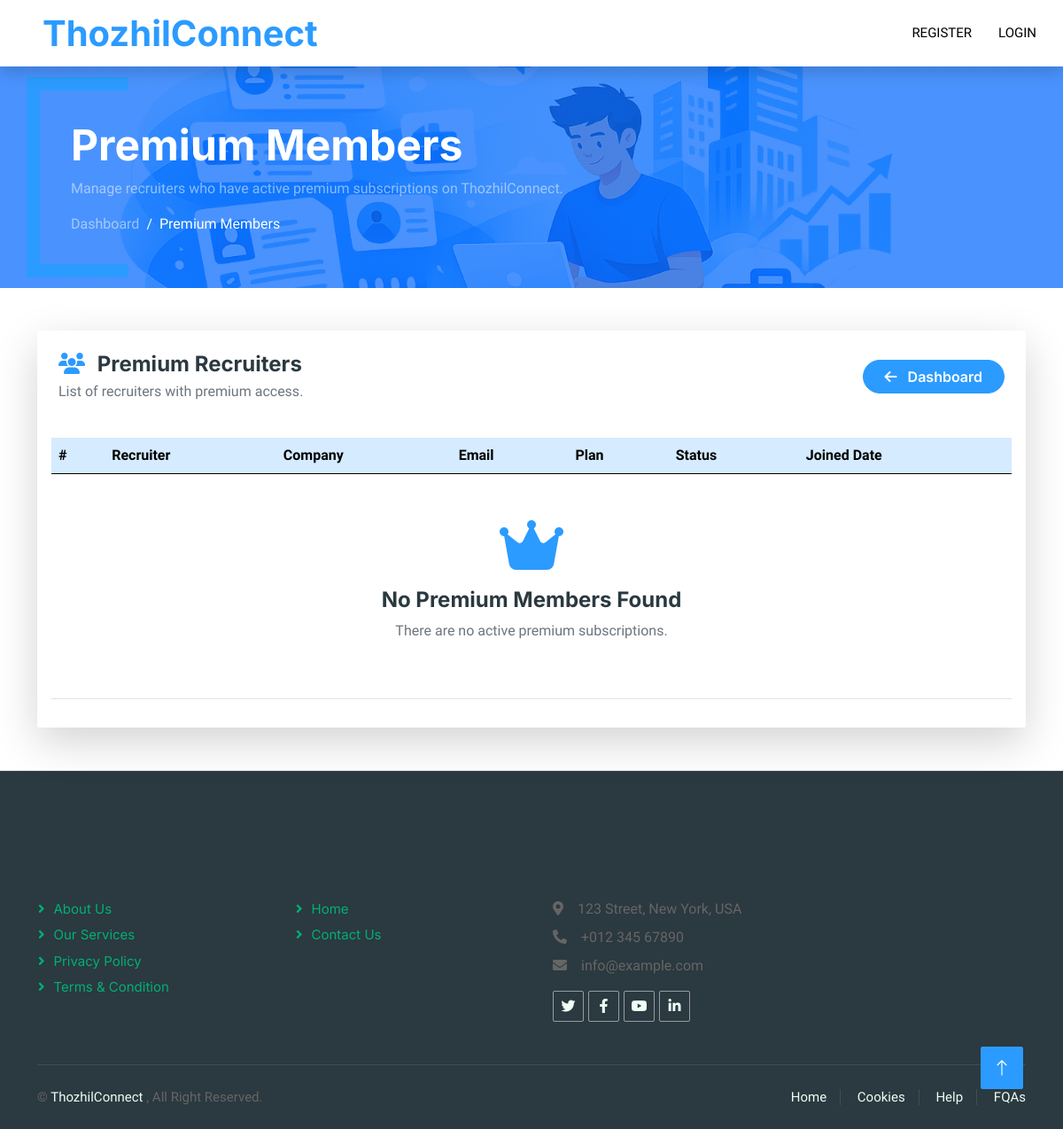
Page /adminpanel/premium on the earlier database version.
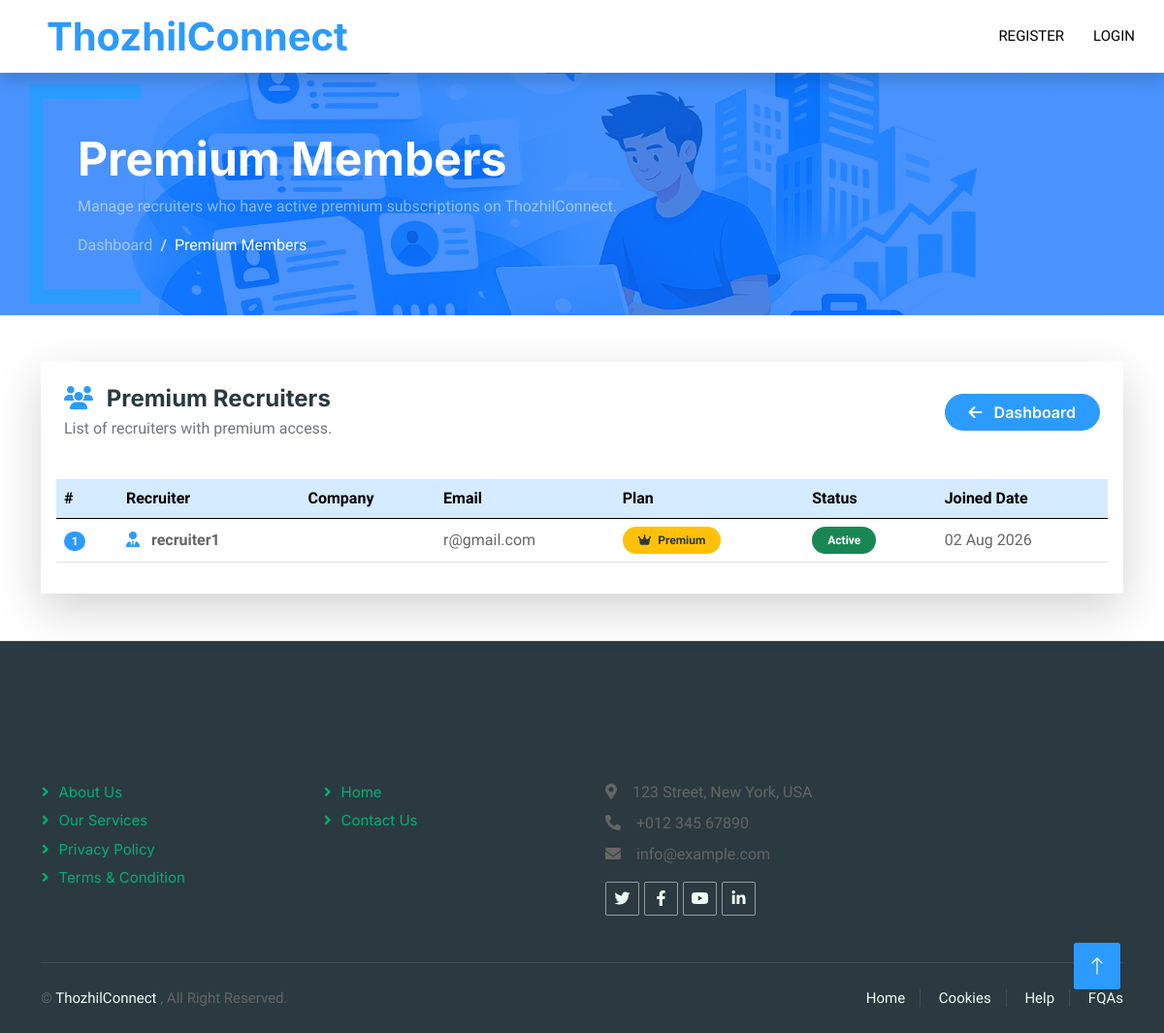
Same page on the later database version.
### account/models.py (models this page shows, shortened)
class RecruiterProfile(models.Model):
    user = models.OneToOneField(CustomUser,on_delete=models.CASCADE)
    company_name = models.CharField(max_length=100)
    company_website = models.URLField(blank=True)
    company_logo = models.ImageField(upload_to='company_logo/',blank=True,null=True)
    is_premium = models.BooleanField(default=False)
    PLAN_CHOICE = (('free','Free'),
                   ('monthly','Monthly'),
                   ('yearly','Yearly'))
    premium_plan = models.CharField(max_length=20,choices=PLAN_CHOICE,default='free')
    premium_start = models.DateTimeField(null=True,blank=True)
    premium_end = models.DateTimeField(null=True,blank=True)

class CustomUser(AbstractUser):
    user_types = (
        ('candidate', 'Candidate'),
        ('recruiter', 'Recruiter'),
    )
    user_type = models.CharField(max_length=20,choices=user_types)

### adminpanel/views.py (the view)
# urls.py: path('premium',views.PremiumMembers.as_view(),name="premium_members")
class PremiumMembers(View):
    def get(self,request):
        premium = RecruiterProfile.objects.filter(is_premium=True)
        context = {'premium':premium}
        return render(request,'adminpanel/premium_members.html',context)

### templates/adminpanel/premium_members.html (shortened to what the changed rows need)
{% extends 'base.html' %}
{% block content %}
<div class="container-fluid page-header mb-5">
    <div class="container py-5">
        <h1 class="display-5 text-white fw-bold">
            Premium Members
        </h1>
    </div>
</div>
<div class="container mb-5">
    <div class="card border-0 shadow-lg rounded-4">
        <div class="card-body">
            <div class="table-responsive">
                <table class="table table-hover align-middle">
                    <thead class="table-secondary">
                        <tr>
                            <th>#</th>
                            <th>
                                Recruiter
                            </th>
                            <th>
                                Company
                            </th>
                            <th>
                                Email
                            </th>
                            <th>
                                Plan
                            </th>
                            <th>
                                Status
                            </th>
                            <th>
                                Joined Date
                            </th>
                        </tr>
                    </thead>
                    <tbody>
                    {% for member in premium %}
                    <tr>
                        <td>
                            <span class="badge bg-secondary rounded-pill">
                                {{ forloop.counter }}
                            </span>
                        </td>
                        <td>
                            <strong>
                                <i class="fa-solid fa-user-tie text-secondary me-2"></i>
                                {{ member.user.username }}
                            </strong>
                        </td>
                        <td>
                        </td>
                        <td>
                            {{ member.user.email }}
                        </td>
                        <td>
                            <span class="badge bg-warning text-dark rounded-pill px-3 py-2">
                                <i class="fa-solid fa-crown me-1"></i>
                                Premium
                            </span>
                        </td>
                        <td>
                            <span class="badge bg-success rounded-pill px-3 py-2">
                                Active
                            </span>
                        </td>
                        <td>
                            {{ member.user.date_joined|date:"d M Y" }}
                        </td>
                    </tr>
                    {% empty %}
                    <tr>
                        <td colspan="7" class="text-center py-5">
                            <i class="fa-solid fa-crown fa-4x text-secondary mb-3"></i>
                            <h4 class="fw-bold">
                                No Premium Members Found
                            </h4>
                            <p class="text-muted">
                                There are no active premium subscriptions.
                            </p>
                        </td>
                    </tr>
                    {% endfor %}
                    </tbody>
                </table>
            </div>
        </div>
    </div>
</div>
{% endblock %}

Differences in the rows shown:
now on this page (row edited): RecruiterProfile: user.username "recruiter1", user.email "r@gmail.com", user.date_joined "02 Aug 2026"
Other differences:
text no longer shown: "No Premium Members Found There are no active premium subscriptions."
